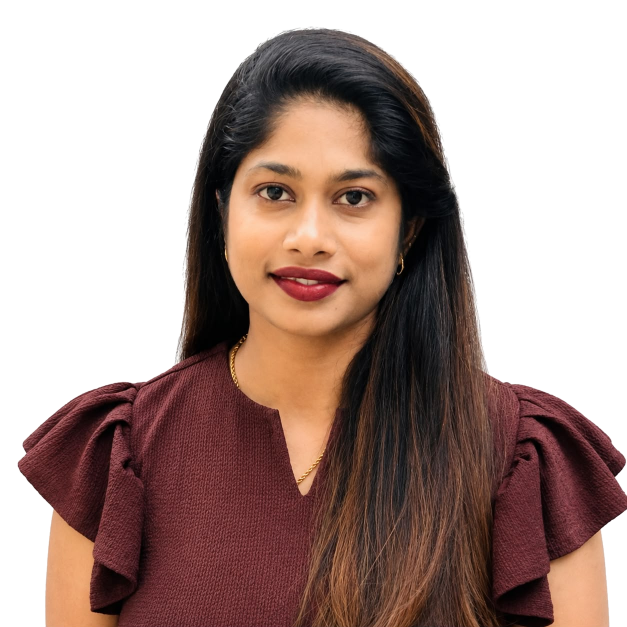
#> input picture source/owner/priyanka.png, 1254 x 1254 px (shown at 1/2 size)
$ python build-portrait.py source/owner/priyanka.png
#> lines starting #> are read from the running program, lines starting #| are printed output that depends on the picture; after the words box and inside, x2 and y2 are one past the last pixel; in counts of white or black regions, pixels touching at a corner belong together
#> in main, im is the input picture: PIL image 1254x1254 RGBA; mean R, G, B, A 169.6, 147.6, 141.6, 146.2
"""Build the owner's portrait for the About section.

    python3 build-portrait.py            report only, writes nothing
    python3 build-portrait.py --apply    write assets/about/

The source is a cut-out -- the subject on transparency -- so it is framed by
the same rule the product cards use: trimmed out of its own padding, then
fitted whole inside the frame with one consistent margin. Nothing of the
subject is cropped.

Two files come out, as everywhere else on this site: a transparent WebP, which
is what the page actually serves, and a cream-flattened JPEG beside it for any
browser that cannot take WebP. The stage is cream-alt, so a portrait flattened
onto plain cream would show a seam against it -- hence the transparent one.

Rerun this only if the photograph is replaced.
"""
import os, sys
import numpy as np
from PIL import Image

HERE = os.path.dirname(os.path.abspath(__file__))
SRC = os.path.join(HERE, "source", "owner", "priyanka.png")
OUT = os.path.join(HERE, "assets", "about")
APPLY = "--apply" in sys.argv

SIZE = (760, 950)        # 4:5, the same shape as a product card
CREAM = (250, 246, 240)
FAINT = 4                # alpha below this is invisible haze, not the subject
SPECK = 0.005            # a part holding less of the picture than this is not the subject
KEEP = 0.98
INSET = 8


def alpha_box(im):
    """The subject inside its own file. Same measurement as build-og-images.py:
    getbbox() counts any pixel above zero and background removal leaves a haze
    out to the file edges, so it has to be measured by connected part."""
    a = im.getchannel("A")
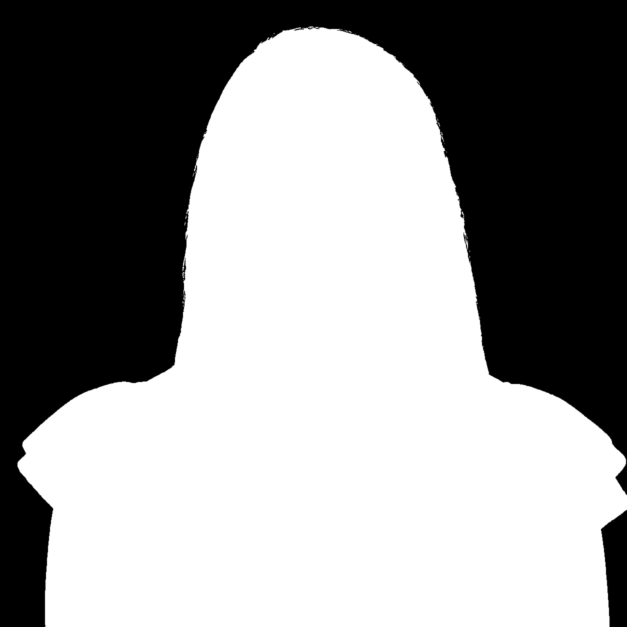
#> a: PIL image 1254x1254 L (shown at 1/2 size); min 0, max 255, mean 146.2
    whole = a.getbbox() or (0, 0, im.width, im.height)
#> whole = (33, 51, 1254, 1254)
    arr = np.asarray(a, dtype=np.int64)
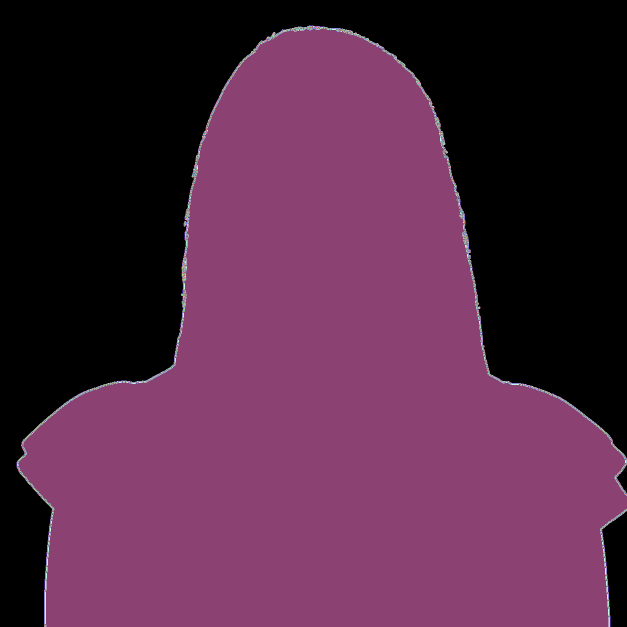
#> arr: shape (1254, 1254) int64 (shown at 1/2 size); 254 distinct labels, from 0 to 255; one colour per label, 0 black
    mask = arr >= FAINT
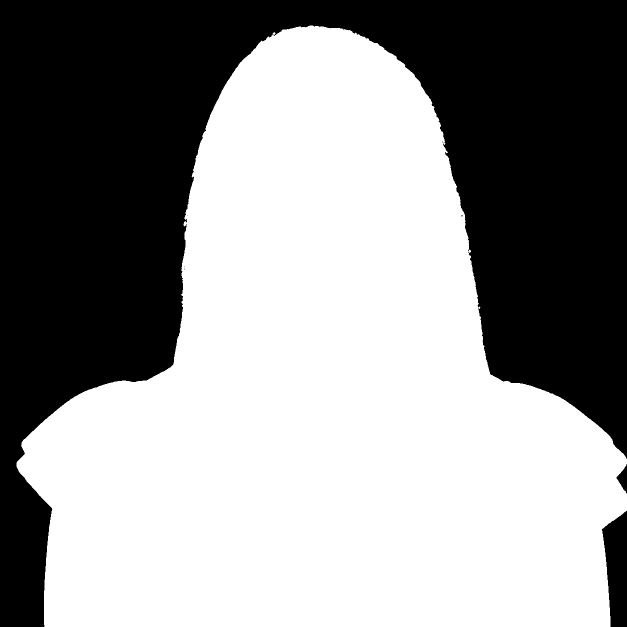
#> mask: shape (1254, 1254) bool (shown at 1/2 size); 57.8% white; 9 black regions (6 under 20 px), largest, box (x1, y1, x2, y2) and area: (0, 0, 1254, 1254) 654823, (1204, 1022, 1254, 1254) 8663, (1233, 928, 1254, 987) 625
    if not mask.any():
        return whole
    from scipy import ndimage
    lab, n = ndimage.label(mask)
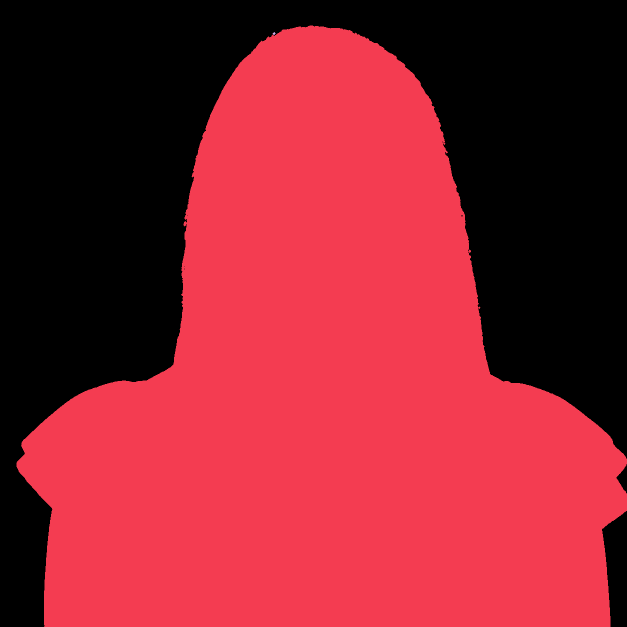
#> lab: shape (1254, 1254) int32 (shown at 1/2 size); 3 distinct labels, from 0 to 2; one colour per label, 0 black
#> n = 2
    ink = ndimage.sum(arr, lab, range(1, n + 1))
#> ink = [229904971, 751]
    total = ink.sum()
#> total = 229905722
    if not total:
        return whole
    keep = [i + 1 for i, v in enumerate(ink) if v / total >= SPECK]
#> keep = [1]
    if keep and sum(ink[i - 1] for i in keep) / total >= KEEP:
        mask = np.isin(lab, keep)
#> mask: shape (1254, 1254) bool; 57.8% white; 9 black regions (6 under 20 px), largest, box (x1, y1, x2, y2) and area: (0, 0, 1254, 1254) 654844, (1204, 1022, 1254, 1254) 8663, (1233, 928, 1254, 987) 625
    ys, xs = np.where(mask)
    return int(xs.min()), int(ys.min()), int(xs.max()) + 1, int(ys.max()) + 1


def main():
    if not os.path.exists(SRC):
        sys.exit("FAIL  no photograph at %s" % os.path.relpath(SRC, HERE))
    im = Image.open(SRC)
    im.load()
    im = im.convert("RGBA")
    box = alpha_box(im)
#> box = (33, 51, 1254, 1254)
    im = im.crop(box)
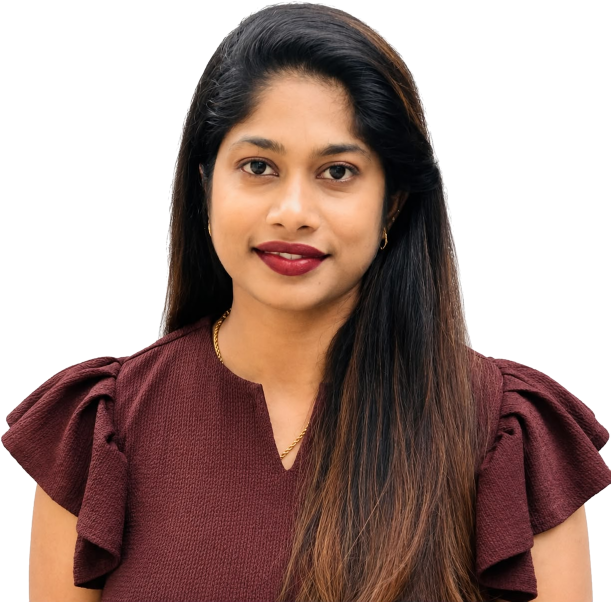
#> im: PIL image 1221x1203 RGBA (shown at 1/2 size); mean R, G, B, A 163.6, 140.1, 133.7, 156.5; transparent parts drawn white
    tw, th = SIZE
    canvas = Image.new("RGBA", SIZE, (0, 0, 0, 0))
#> canvas: PIL image 760x950 RGBA; every value is 0
    s = min((tw - INSET * 2) / im.width, (th - INSET * 2) / im.height)
#> s = 0.609
    r = im.resize((max(1, round(im.width * s)), max(1, round(im.height * s))), Image.LANCZOS)
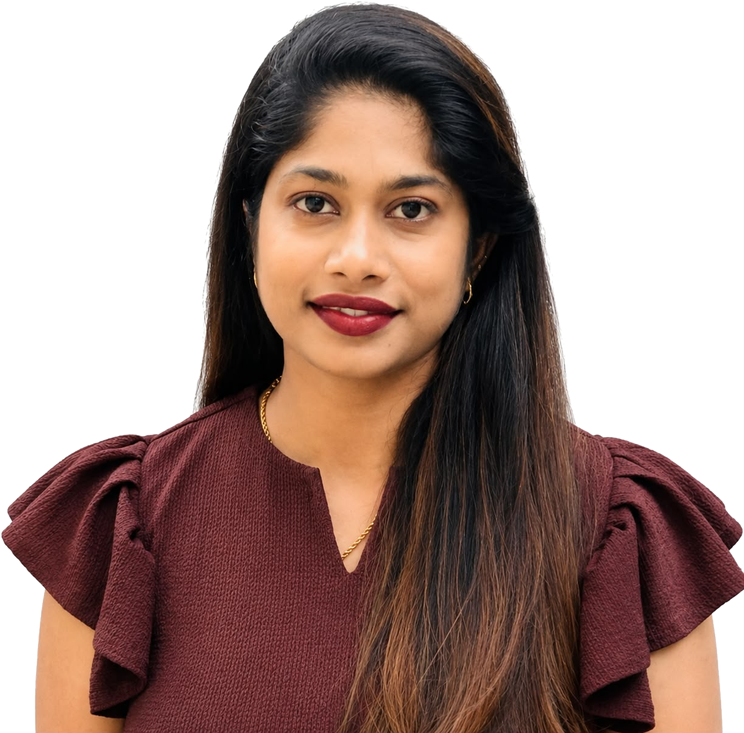
#> r: PIL image 744x733 RGBA; mean R, G, B, A 67.2, 43.7, 37.3, 156.5; transparent parts drawn white
    canvas.paste(r, ((tw - r.width) // 2, (th - r.height) // 2))
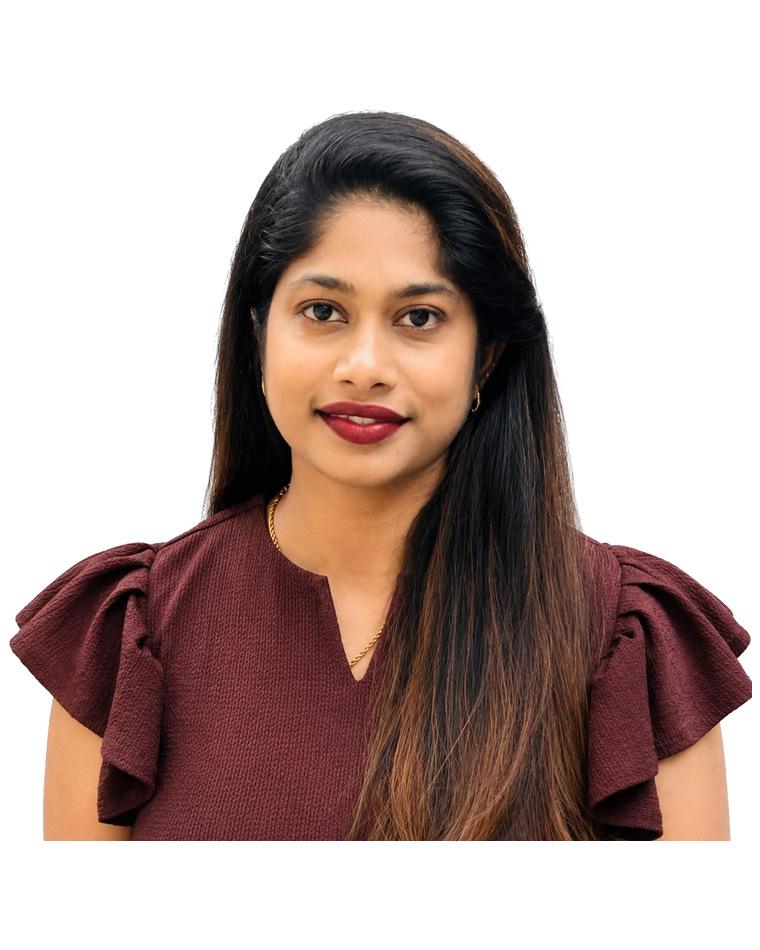
#> canvas: PIL image 760x950 RGBA; mean R, G, B, A 50.8, 33, 28.2, 118.2; transparent parts drawn white
    print("source   %dx%d, subject %dx%d" % (
        Image.open(SRC).width, Image.open(SRC).height, box[2] - box[0], box[3] - box[1]))
#| source   1254x1254, subject 1221x1203
    print("portrait %dx%d, subject fills %.0f%% of the frame" % (
        tw, th, r.width * r.height / (tw * th) * 100))
#| portrait 760x950, subject fills 76% of the frame
    if not APPLY:
        print("\ndry run -- nothing written. add --apply.")
        return
    os.makedirs(OUT, exist_ok=True)
    canvas.save(os.path.join(OUT, "priyanka.webp"), "WEBP", quality=88, method=6)
    flat = Image.new("RGB", SIZE, CREAM)
    flat.paste(canvas, (0, 0), canvas)
    flat.save(os.path.join(OUT, "priyanka.jpg"), quality=86, optimize=True, progressive=True)
    for f in ("priyanka.webp", "priyanka.jpg"):
        print("  %-16s %5.0f KB" % (f, os.path.getsize(os.path.join(OUT, f)) / 1024))


if __name__ == "__main__":
    main()
